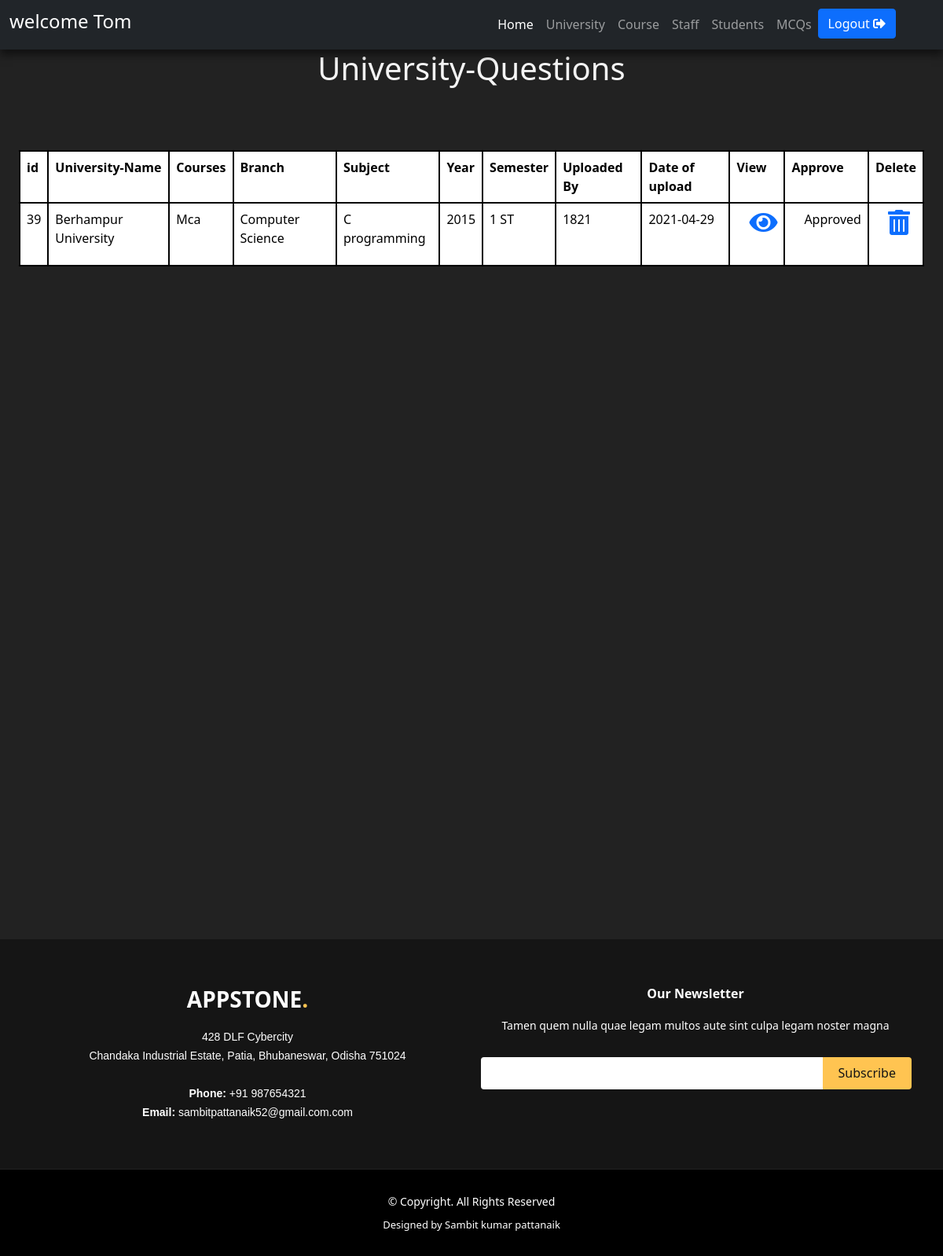
Screenshot of /University-questions.php (signed in) with the database file from the repository.
### tables this page shows
CREATE TABLE `university_questions` (
  `id` int(11) NOT NULL,
  `universityname` varchar(255) NOT NULL,
  `course` varchar(255) NOT NULL,
  `branch` varchar(255) NOT NULL,
  `subject` varchar(255) NOT NULL,
  `year` varchar(255) NOT NULL,
  `semester` varchar(255) NOT NULL,
  `uploaded_by` varchar(255) NOT NULL,
  `file_path` varchar(255) NOT NULL,
  `approved` varchar(255) NOT NULL,
  `date_uploaded` varchar(255) NOT NULL
);

### University-questions.php (the view, shortened to what this page needs)
<!doctype html>
<html lang="en">
<?php
 if(isset($_SESSION['username']))
 {
?>
<head>
    <link href="https://cdn.jsdelivr.net/npm/bootstrap@5.0.0-beta2/dist/css/bootstrap.min.css" rel="stylesheet">
    <link rel="stylesheet" href="admin page.css">
    <link rel="stylesheet" href="https://cdnjs.cloudflare.com/ajax/libs/font-awesome/4.7.0/css/font-awesome.min.css">
    <link rel="stylesheet" href="https://cdn.jsdelivr.net/npm/bootstrap-icons@1.4.0/font/bootstrap-icons.css">
    <link rel="stylesheet" href="https://cdnjs.cloudflare.com/ajax/libs/font-awesome/5.15.2/css/all.min.css" />
    <link rel="stylesheet" href="footer.css">
</head>
<body>
    <header>
        <nav class="navbar sticky-top navbar-expand-lg navbar-dark bg-dark" id="nave">
            <div class="container-fluid">
                <a class="navbar-brand" href="#"><?php
             $user_email=$_SESSION['username'];
             echo "<h4> welcome $user_email </h4>";
            ?></a>
                <div class="collapse navbar-collapse" id="navbarSupportedContent">
                    <ul class="navbar-nav ms-auto me-5 mb-2 mb-lg-0">
                        <li class="nav-item">
                            <a class="nav-link active" aria-current="page" href="admin-page.php">Home</a>
                        </li>
                        <li class="nav-item">
                            <a class="nav-link" href="university.php">University</a>
                        </li>
                        <li class="nav-item">
                            <a class="nav-link" aria-current="page" href="courses.php">Course</a>
                        </li>
                        <li class="nav-item">
                            <a class="nav-link" href="staff.php">Staff</a>
                        </li>
                        <li class="nav-item">
                            <a class="nav-link" href="Student.php">Students</a>
                        </li>
                        <li class="nav-item">
                            <a class="nav-link" href="mcq.php">MCQs</a>
                        </li>
                        <form action="" method="POST">
                        <button type="submit" name="logout" class="btn btn-primary">Logout  <i class="fa fa-sign-out-alt"></i></button>
                        </form>
                    </ul>
                </div>
            </div>
        </nav>
    </header>
    <section id="services" class="services">
    <div class="container-fluid" data-aos="fade-up">
<div class="section-title">
    <h1>University-Questions</h1>
</div>
<br><br><br>
<div class="container-fluid">
    <div class="table-responsive">
        <table class="table" style="color: black;background-color: white; padding: 20px; border-radius: 5px;">
            <tr>
                <th style="border: 2px solid black;">id</th>
                <th style="border: 2px solid black;">University-Name</th>
                <th style="border: 2px solid black;">Courses</th>
                <th style="border: 2px solid black;">Branch</th>
                <th style="border: 2px solid black;">Subject</th>
                <th style="border: 2px solid black;">Year</th>
                <th style="border: 2px solid black;">Semester</th>
                <th style="border: 2px solid black;">Uploaded By</th>
                <th style="border: 2px solid black;">Date of upload</th>
                <th style="border: 2px solid black;">View</th>
                <th style="border: 2px solid black;">Approve</th>
                <th style="border: 2px solid black;">Delete</th>
            </tr>
            <?php
$connect= new mysqli("localhost","root","","qbms");
$query="select * from university_questions";
$result=$connect->query($query);
if($result->num_rows>0){
while($row = $result->fetch_assoc()){
echo "<tr  style=\"border:2px solid black; height:5rem;\">";
echo "<td style=\"border:2px solid black;\">".$row['id']."</td>";
echo "<td style=\"border:2px solid black;\">".$row['universityname']."</td>";
echo "<td style=\"border:2px solid black;\">".$row['course']."</td>";
echo "<td style=\"border:2px solid black;\">".$row['branch']."</td>";
echo "<td style=\"border:2px solid black;\">".$row['subject']."</td>";
echo "<td style=\"border:2px solid black;\">".$row['year']."</td>";
echo "<td style=\"border:2px solid black;\">".$row['semester']."</td>";
echo "<td style=\"border:2px solid black;\">".$row['uploaded_by']."</td>";
echo "<td style=\"border:2px solid black;\">".$row['date_uploaded']."</td>";
echo "<td style=\"border:2px solid black;\" class=\"ps-4\">"."<a target='_blank' href=\"$row[file_path]\">"."<i class=\"fa fa-eye fa-2x\"></i>"."</a>"."</td>";
if($row['approved'] =="0"){
    echo "<td style=\"border:2px solid black;\" class=\"ps-4\">"."<a href='admin_approve.php?id=$row[id]'>"."<i class=\"fa fa-thumbs-up fa-2x\"></i>"."</a>"."</td>";
}
else{
    echo "<td style=\"border:2px solid black;\" class=\"ps-4\">"."<a>Approved</a>"."</td>";
}
echo "<td style=\"border:2px solid black;\" class=\"ps-4\">"."<a href=\"delete-university-question.php?delete=$row[id]\">"."<i class=\"fa fa-trash-alt fa-2x\"></i>"."</a>"."</td>";
echo "</tr>";
}
}else{
echo "There's no data in the table";
}
?>
        </table>
    </div>
</div>
</div>
            <br><br><br><br><br>
            <br><br><br><br><br><br><br><br><br><br><br><br><br><br><br><br><br><br><br><br><br><br><br><br><br><br><br><br><br><br>
            <footer id="footer">
        <div class="footer-top">
            <div class="container">
                <div class="row text-center">
                    <div class="col-lg-6 col-md-6">
                        <div class="footer-info" id="info">
                            <h3>Appstone<span>.</span></h3>
                            <p text-align-sm-left>
                                428 DLF Cybercity <br> Chandaka Industrial Estate, Patia, Bhubaneswar, Odisha 751024<br><br>
                                <strong>Phone:</strong> +91 987654321<br>
                                <strong>Email:</strong> sambitpattanaik52@gmail.com.com<br>
                            </p>
                        </div>
                    </div>
                    <div class="col-lg-6 col-md-6 footer-newsletter">
                        <h4>Our Newsletter</h4>
                        <p>Tamen quem nulla quae legam multos aute sint culpa legam noster magna</p>
                        <form action="" method="post">
                            <input type="email" name="email"><input type="submit" value="Subscribe">
                        </form>
                    </div>
                </div>
            </div>
        </div>
        <div class="container">
            <div class="copyright">
                &copy; Copyright. All Rights Reserved
            </div>
            <div class="credits">
                Designed by Sambit kumar pattanaik
            </div>
        </div>
    </footer>
</body>
</html>
<?php   }else{
    header("location:admin_login.php");}?>

### admin page.css (style rules this page uses)
body { background-color: #222; color: white; }
.section-title { text-align: center; text-shadow: black; color: whitesmoke; }

### footer.css (style rules this page uses)
#footer { background: black; padding: 0 0 30px 0; color: #fff; font-size: 14px; position: relative; }
#footer .footer-top { background: #151515; border-bottom: 1px solid #222222; padding: 60px 0 30px 0; }
#footer .footer-top .footer-info { margin-bottom: 30px; }
#footer .footer-top .footer-info h3 { font-size: 28px; margin: 0 0 20px 0; padding: 2px 0 2px 0; line-height: 1; font-weight: 700; text-transform: uppercase; }
#footer .footer-top .footer-info h3 span { color: #ffc451; }
#footer .footer-top .footer-info p { font-size: 14px; line-height: 24px; margin-bottom: 0; font-family: "Raleway", sans-serif; color: #fff; }
#footer .footer-top h4 { font-size: 16px; font-weight: 600; color: #fff; position: relative; padding-bottom: 12px; }
#footer .footer-top .footer-newsletter form { margin-top: 30px; background: #fff; padding: 6px 10px; position: relative; border-radius: 4px; }
#footer .footer-top .footer-newsletter form input[type="email"] { border: 0; padding: 4px; width: calc(100% - 110px); }
#footer .footer-top .footer-newsletter form input[type="submit"] { position: absolute; top: 0; right: -2px; bottom: 0; border: 0; background: none; font-size: 16px; padding: 0 20px; background: #ffc451; color: #151515; transition: 0.3s; border-radius: 0 4px 4px 0; }
#footer .copyright { text-align: center; padding-top: 30px; }
#footer .credits { padding-top: 10px; text-align: center; font-size: 13px; color: #fff; }

### rows the page displays
university_questions: id "39", universityname "Berhampur University", course "Mca", branch "Computer Science", subject "C programming", year "2015", semester "1 ST", uploaded_by "1821", date_uploaded "2021-04-29", approved "Approved"

### other values shown
$user_email "Tom"
